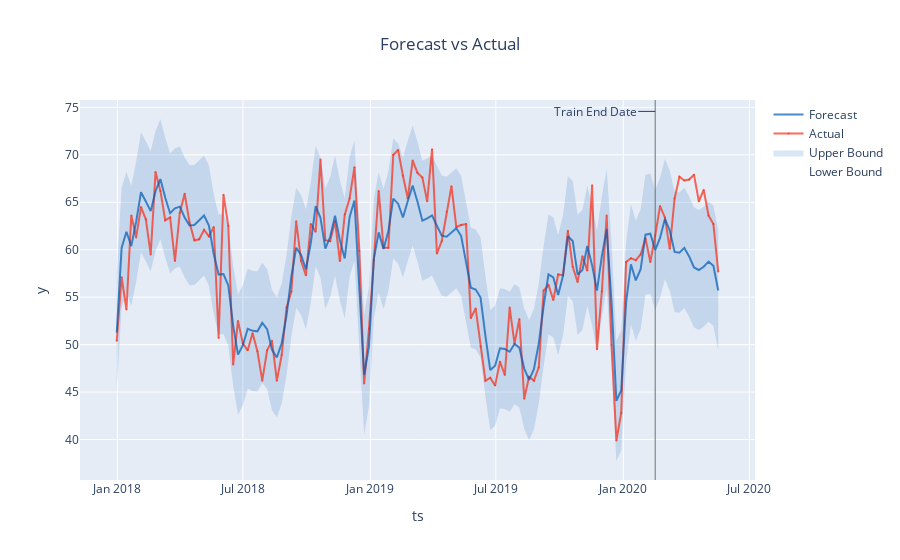

Here is the notebook cell this chart was saved with:
### Code cell
# During COVID
depression_res_covid = greykite_fit_explore(combined_states_begining_covid, 'depression', yearly_seasonality=14, quarterly_seasonality = 0, monthly_seasonality = 0, holiday_lookup_countries=[])
